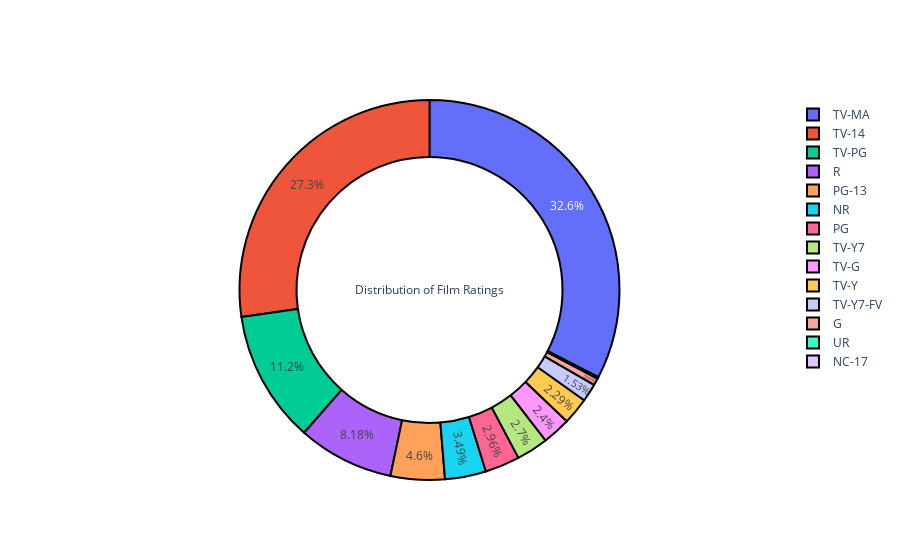

The notebook cell saved with this chart:
### Code cell
def pie_plot(cnt_srs, title):
    labels=cnt_srs.index
    values=cnt_srs.values
    trace = go.Pie(labels=labels, 
                   values=values, 
                   title=title, 
                   hoverinfo='percent+value', 
                   textinfo='percent',
                   textposition='inside',
                   hole=0.7,
                   showlegend=True,
                   marker=dict(colors=plt.cm.viridis_r(np.linspace(0, 1, 14)),
                               line=dict(color='#000000',
                                         width=2),
                              )
                  )
    return trace

py.iplot([pie_plot(nf_df['film_rating'].value_counts(), 'Distribution of Film Ratings')])

### Figure 1 — Plotly figure (JSON) as saved in the notebook; plotly's stock layout.template omitted (floating-point values rounded to 4 significant figures)
{"data": [{"hole": 0.7, "hoverinfo": "percent+value", "labels": ["TV-MA", "TV-14", "TV-PG", "R", "PG-13", "NR", "PG", "TV-Y7", "TV-G", "TV-Y", "TV-Y7-FV", "G", "UR", "NC-17"], "marker": {"colors": [[0.9932, 0.9062, 0.1439, 1], [0.8042, 0.882, 0.115, 1], [0.5958, 0.8487, 0.2433, 1], [0.404, 0.8003, 0.3626, 1], [0.2529, 0.7422, 0.4483, 1], [0.1466, 0.6731, 0.5089, 1], [0.1201, 0.6001, 0.5425, 1], [0.1405, 0.5301, 0.5557, 1], [0.1696, 0.4563, 0.558, 1], [0.2031, 0.3797, 0.5539, 1], [0.2393, 0.3009, 0.5408, 1], [0.2718, 0.2093, 0.5044, 1], [0.2831, 0.1106, 0.4316, 1], [0.267, 0.004874, 0.3294, 1]], "line": {"color": "#000000", "width": 2}}, "showlegend": true, "textinfo": "percent", "textposition": "inside", "title": {"text": "Distribution of Film Ratings"}, "type": "pie", "values": [2025, 1695, 699, 508, 286, 217, 184, 168, 149, 142, 95, 37, 7, 2]}], "layout": {}}
